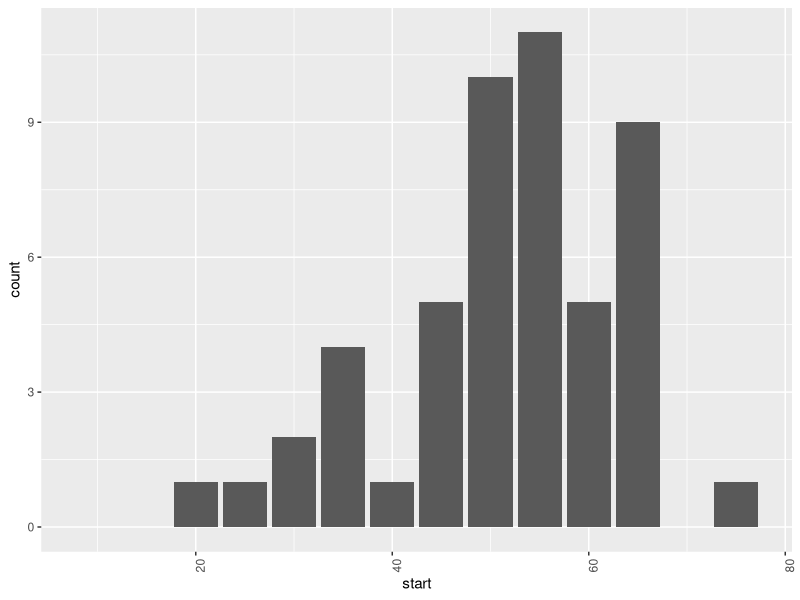

The R script that drew this image:
library(ggplot2)
library(e1071)

data <- c(19.2,20.8,26.3,28.9,30.7,31.0,33.4,33.8,38.2,40.7,41.8,42.4,43.9,44.8,45.8,47.1,47.3,47.4,47.5,48.1,48.8,49.0,49.2,49.3,50.0,50.4,51.4,51.8,51.9,52.5,52.7,53.1,53.2,53.2,54.6,55.2,56.1,57.5,58.0,58.9,60.1,60.4,61.0,61.5,61.6,61.6,61.8,61.8,61.9,71.3);


bin <- function(data, from, to, binsize) {
    #bin start
    bins <- seq(from, to, by=binsize);

    #prepare matrix to count elements
    counts <- matrix(0, length(bins));

    #count elements into bin
    for (i in seq(1, length(data))) {
        #note +2 instead of +1.
        #logically +1 is correct, however book data seems to
        #misplace data into bin so I have to make this
        #adjustment to generate the same data.
        index <- trunc((data[i] - 10) / binsize) + 2;
        counts[index] <- counts[index] + 1;
    }

    return (data.frame(start = bins, count = counts));
}

bardata <- bin(data, 10, 75, 5);

bardata;

png(filename="ch18p294-1.png");
    ggplot(data=bardata, aes(x=start, y=count)) +
        geom_bar(stat="identity") +
        theme(axis.text.x = element_text(angle = 90, hjust = 1));
dev.off();

stderror <- function(data) {
   return(sd(data) / length(data));

}

mode <- function(v) {
   uniqv <- unique(v)
   return (uniqv[which.max(tabulate(match(v, uniqv)))]);
}

#calculate statistics
#note that kurtosis and skewness do not match the book
mean(data);
stderror(data);
median(data);
mode(data);
sd(data);
var(data);
kurtosis(data);
skewness(data);
range(data);
max(data) - min(data);
min(data);
max(data);
sum(data);
length(data);

cfd <- matrix(0, length(bardata$count));
binonly <- matrix(0, length(bardata$count));
expected <- matrix(0, length(bardata$count));
samplesize <- length(data);

for (i in seq(1, length(cfd))) {
    cfd[i] = pnorm(10 + (i - 1) * 5, mean = mean(data), sd = sd(data));
    if (i == 1) {
        binonly[i] = cfd[i];
    } else {
        binonly[i] = cfd[i] - cfd[i - 1];
    }
    expected[i] = binonly[i] * samplesize;

}

fulldata <- data.frame(bin = bardata$start, observed = bardata$count, cfd = cfd, binonly = binonly, expected = expected, final = (expected - bardata$count) ** 2 / expected);
fulldata;
sum(fulldata$final);
pchisq(sum(fulldata$final), df=11, lower.tail=FALSE);
